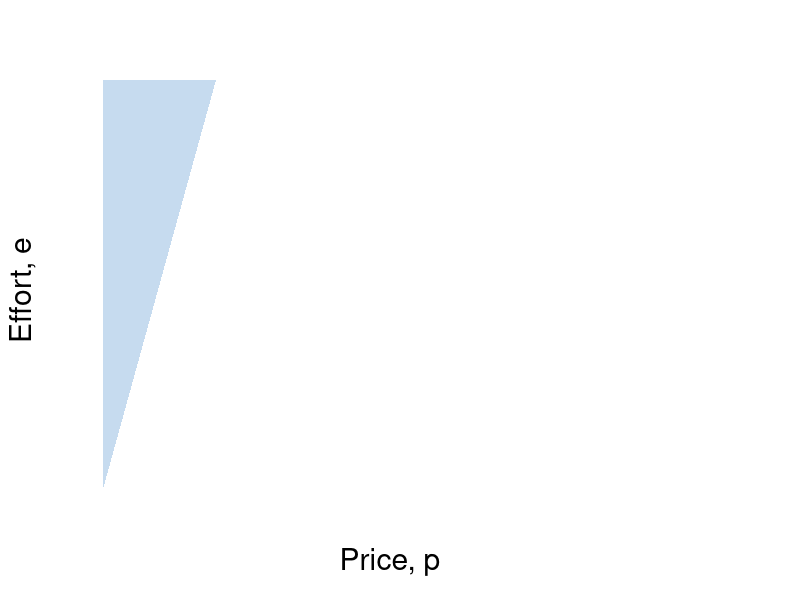

The R script that drew this image: (Note: this script raises an error after producing the figure.)
require(shape)
pdf(file = "employment/employment_price_edv2.pdf", width = 9, height = 7)

#Set parameters for graphics
axislabelsize <- 1.8
labelsize <- 1.5
namesize <- 1.8
annotatesize <- 1.5
graphlinewidth <- 2
segmentlinewidth <- 1.5

COL <- c("#7fc97f", "#beaed4", "#fdc086", "#ffff99", "#386cb0", "#f0027f", "#bf5b17", "#666666")
COLA <- c("#e0f3db", "#99d8c9","#66c2a4","#41ae76", "#238b45", "#005824")
COLB <- c("#c6dbef", "#4eb3d3", "#2b8cbe", "#0868ac","#084081")
COLC <- c("#fcfbfd", "#efedf5", "#dadaeb", "#bcbddc", "#9e9ac8", "#807dba", "#6a51a3", "#54278f", "#3f007d")
grays <- gray.colors(25, start = 1, end = 0)

#Parameters for figures
u1 <- 4
u2 <- 10
u3 <- 16
a1 <- 2
a2 <- 2
a3 <- 2

indiffFn1 <- function(y, u1 = 4.5, a1 = 5) {
  1 - (a1) / (y - u1)
}

indiffFn2 <- function(y, u2 = 10.5, a2 = 5) {
  1 - (a2) / (y - u2)
}

indiffFn3 <- function(y, u3 = 16.5, a3 = 5) {
  1 - (a3) / (y - u3)
}

PCFn <- function(delta, mu = 16) {
  delta/mu
}

#The derivative for the function q = 1 - delta/(p - u) = delta/p - u)^2;
#From that we get the derivative and substitute in the relevant values
#for delta, u and p; that is we get a slope of 1/32
#But we also need the intercept; 0.375 above, or q/2 as it stood
tangentLine <- function(w){
  0.375 + (1/32)*w
}

solowCondition <- function(w, delta = 5, slope = 4){
  (w*(1/(slope*delta)))
}

par(mar =  c(5, 5, 4, 6))
xlims <- c(0, 40)
ylims <- c(0, 1)


plot(0, 0, xlim = xlims, ylim = ylims, type = "n",
     xlab = expression(paste("Price, ", p)),
     ylab = expression(paste("Effort, ", e)),
     xaxt = "n", 
     yaxt = "n",
     cex.lab = axislabelsize, 
     bty = "n", 
     xaxs="i", 
     yaxs="i")


xpoly1 <- seq(from = xlims[1] + 0.2, to = 8, length.out = 500)
ypoly1 <- PCFn(xpoly1, mu = 8)
polygon(x = c(xpoly1, rev(xpoly1[1])), y = c(ypoly1, rev(ypoly1)[1]), col=COLB[1], density=NULL, border = NA)


npts <- 500 
xx1 <- seq(u1 + a1 + 0.1, xlims[2], length.out = npts)
xx2 <- seq(u2 + a2xlims[2] + 0.1, xlims[2], length.out = npts)
xx3 <- seq(10, xlims[2], length.out = npts)
xx4 <- seq(7, 17, 0.01)
xx6 <- seq(5, xlims[2], length.out = npts)

#Draw the lines for the graphs
xx5 <- seq(5, xlims[2], length.out = npts)
xx7 <- seq(xlims[1], 20, length.out = npts)
lines(xx5, indiffFn1(xx5, u1 = 0), col = COLA[4], lwd = graphlinewidth)
lines(xx7, solowCondition(xx7, delta = 5), col = COLB[4], lwd = graphlinewidth)

lines(xx5, PCFn(xx5, mu = 8), col = COLB[4], lwd = graphlinewidth)
lines(xx6, indiffFn1(xx6, u1 = 5), col = COLA[4], lwd = graphlinewidth)
lines(xx3, indiffFn1(xx3, u1 =10), col = COLA[4], lwd = graphlinewidth)
#lines(xx6, prodFn2(xx6), col = COLB[4], lwd = graphlinewidth)

#Customize ticks and labels for the plot
ticksy <- c(0, PCFn(delta = 4, mu = 8), 1, 1.1)
ylabels <- c(0, expression(paste(e^C)), expression(paste(bar(e) == 1) ), NA)
ticksx <- c(0, 4, xlims[2])
xlabels <- c(0, expression(paste(p^C)), NA)
axis(1, at = ticksx, pos = 0, labels = xlabels, cex.axis = labelsize)
axis(2, at = ticksy, pos = 0, labels = ylabels, las = 1,cex.axis = labelsize)

#Annotation of the three indifference curves
text(11.3, 0.05, expression(paste(u[2])), cex = labelsize-0.05)
text(6.3, 0.05, expression(paste(u[0])), cex = labelsize-0.05)
#text(11, 0.06, expression(paste(phantom() == 0)), cex = labelsize-0.05)
text(16.3, 0.05, expression(paste(u[1])), cex = labelsize-0.05)

#Line for the max quality, q = 1 
segments(0, 1, xlims[2], 1, lty = 2, col = grays[20], lwd = 2)
#Annotating line of 100% quality
#text(1.4, 1.025, expression(paste("Maximum level of effort, ", bar(e))))

#Add a point for the tangency
segments(4, 0, 4, PCFn(delta = 4, mu = 8), lty = 2, col = grays[20], lwd = segmentlinewidth)
segments(0, PCFn(delta = 4, mu = 8), 4, PCFn(delta = 4, mu = 8), lty = 2, col = grays[22], lwd = segmentlinewidth)
points(4, PCFn(delta = 4, mu = 8), pch = 16, col = "black", cex = labelsize)
text(4, PCFn(delta = 4, mu = 8) + 0.03, expression(paste(c)),cex = labelsize)


#Label the feasible frontier
#text(2, 0.75, expression("Better for"), cex = labelsize)
#text(2, 0.7, expression("employer"), cex = labelsize)
#Arrows(1.8, 0.78, 1, 0.89, col = "black", lty = 1, lwd = 2, arr.type = "triangle", arr.lwd = 0.5)


#text(8, 0.25, expression("Better for"), cex = labelsize)
#text(8, 0.2, expression("employee"), cex = labelsize)
#Arrows(8.8, 0.225, 10, 0.225, col = "black", lty = 1, lwd = 2, arr.type = "triangle", arr.lwd = 0.5)


#text(3.5, 0.97, expression(paste("Slope of isoprofit")), cex = labelsize)
#text(3.5, 0.89, expression(paste(-mrt(p,e) == frac(Delta*e,Delta*p),phantom()==frac(e, p))), cex = labelsize)
#Arrows(5.3, 0.89, 6.8, 0.89, col = "black", lty = 1, lwd = 2, arr.type = "triangle", arr.lwd = 0.5)

#text(8.5, 0.5, expression(paste(mrs(p,e) == frac(u[p],u[e]),phantom()==-frac(e, p),phantom() == mrt(p,e))), cex = labelsize, xpd = TRUE)
#Arrows(5.9, 0.5, 4.3, 0.5, col = "black", lty = 1, lwd = 2, arr.type = "triangle", arr.lwd = 0.5)


dev.off()
